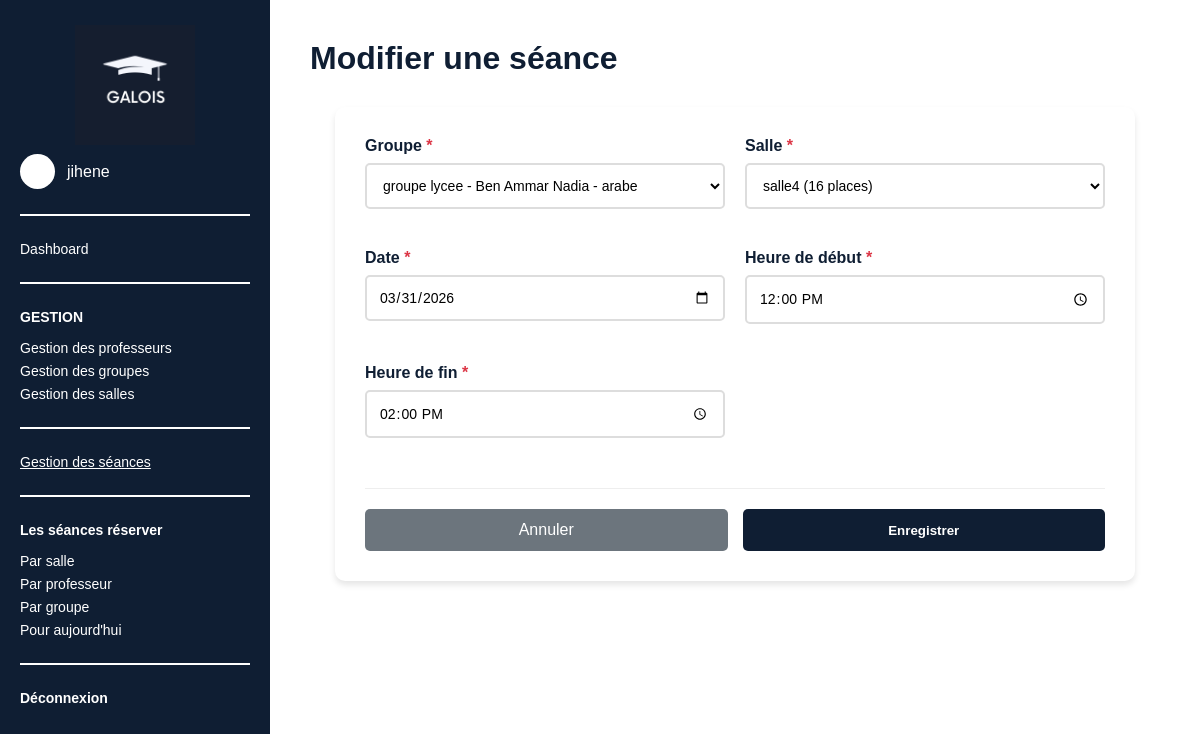
Screenshot of /seances/modifier/50/ (signed in) with the database file from the repository.
### emploi_du_temps/models.py (models this page shows, shortened)
class Seance(models.Model):
    groupe = models.ForeignKey(Groupe, on_delete=models.CASCADE, related_name='seances')
    salle = models.ForeignKey(Salle, on_delete=models.CASCADE, related_name='seances')
    date = models.DateField()
    heure_debut = models.TimeField()
    heure_fin = models.TimeField()
    class Meta:
        ordering = ['date', 'heure_debut']

### emploi_du_temps/views.py (the view)
# urls.py: path('seances/modifier/<int:id>/', views.modifier_seance, name='modifier_seance'),
@login_required
def modifier_seance(request, id):
    seance = get_object_or_404(Seance, id=id)
    now = timezone.localtime()
    conflits = []
    solutions = []
    if request.method == 'POST':
        form = SeanceForm(request.POST, instance=seance)
        if form.is_valid():
            seance_modifiee = form.save(commit=False)
            if seance_modifiee.date < date.today():
                conflits.append("❌ La date est déjà passée")
                solutions.append("📅 Proposez une date à partir de demain")
                solutions.append(f"📅 Suggestion: {(date.today() + timedelta(days=1)).strftime('%d/%m/%Y')}")
            elif seance_modifiee.date == date.today() and seance_modifiee.heure_debut <= now.time():
                conflits.append("❌ L'heure de début est déjà passée")
                heure_suggestion = (now + timedelta(hours=1)).strftime("%H:%M")
                heure_suggestion_fin = (now + timedelta(hours=2)).strftime("%H:%M")
                solutions.append(f"⏰ Proposez une heure après {heure_suggestion}")
                solutions.append(f"⏰ Suggestion: {heure_suggestion} - {heure_suggestion_fin}")
            else:
                conflits = seance_modifiee.valider_seance(exclude_id=id)
                if conflits:
                    solutions = generer_solutions(seance_modifiee, conflits)
                else:
                    seance_modifiee.save()
                    messages.success(request, '✓ Séance modifiée avec succès!')
                    return redirect('seances')
        else:
            for field, errors in form.errors.items():
                for error in errors:
                    if field == '__all__':
                        conflits.append(f"❌ {error}")
                    else:
                        conflits.append(f"❌ {field}: {error}")
    else:
        form = SeanceForm(instance=seance)
    return render(request, 'gestion-seances-form.html', {
        'form': form,
        'titre': 'Modifier',
        'solutions': solutions,
        'conflits': conflits
    })

### emploi_du_temps/forms.py (shortened to what this page needs)
class SeanceForm(forms.ModelForm):
    class Meta:
        model = Seance
        fields = ['groupe', 'salle', 'date', 'heure_debut', 'heure_fin']
        widgets = {
            'groupe': forms.Select(attrs={'class': 'form-control'}),
            'salle': forms.Select(attrs={'class': 'form-control'}),
            'date': forms.DateInput(attrs={
                'class': 'form-control',
                'type': 'date',
                'min': date.today().isoformat()
            }),
            'heure_debut': forms.TimeInput(attrs={'class': 'form-control', 'type': 'time'}),
            'heure_fin': forms.TimeInput(attrs={'class': 'form-control', 'type': 'time'}),
        }
    def __init__(self, *args, **kwargs):
        super().__init__(*args, **kwargs)
        self.fields['groupe'].queryset = Groupe.objects.filter(professeur__isnull=False, matiere__isnull=False)
        self.fields['salle'].queryset = Salle.objects.all()

### emploi_du_temps/models.py (called while the page is built)
    def __str__(self):
        return self.nom

    def __str__(self):
        return f"{self.prenom} {self.nom}"

    def __str__(self):
        return f"{self.nom} ({self.capacite} places)"

    def __str__(self):
        return f"{self.nom} - {self.professeur} - {self.matiere}"

### emploi_du_temps/templates/gestion-seances-form.html (shortened to what this page needs)
<!DOCTYPE html>
<html lang="fr">
<head>
    {% load static %}
</head>
<body>
    <div class="container">
        <aside class="sidebar">
            <div class="logo-box">
                <img src="{% static 'images/logo.png' %}" alt="Logo" class="logo-sidebar">
            </div>
            <div class="admin-line">
                <div class="small-avatar"></div>
                <span>{{ request.user.username }}</span>
            </div>
            <hr>
            <a href="{% url 'dashboard' %}">Dashboard</a>
            <hr>
            <p class="menu-title">GESTION</p>
            <a href="{% url 'professeurs' %}">Gestion des professeurs</a>
            <a href="{% url 'groupes' %}">Gestion des groupes</a>
            <a href="{% url 'salles' %}">Gestion des salles</a>
            <hr>
            <a href="{% url 'seances' %}" class="active">Gestion des séances</a>
            <hr>
            <p class="menu-title">Les séances réserver</p>
            <a href="{% url 'emploi_salle' %}">Par salle</a>
            <a href="{% url 'emploi_professeur' %}">Par professeur</a>
            <a href="{% url 'emploi_groupe' %}">Par groupe</a>
            <a href="{% url 'emploi_today' %}">Pour aujourd'hui</a>
            <hr>
            <a href="{% url 'logout' %}" class="logout">Déconnexion</a>
        </aside>
        <main class="content">
            <h1>{{ titre }} une séance</h1>
            <div class="form-container">
                <form method="post" id="seanceForm">
                    <div class="form-row">
                        <div class="form-group">
                            <label for="id_groupe">Groupe <span class="required">*</span></label>
                            {{ form.groupe }}
                        </div>
                        <div class="form-group">
                            <label for="id_salle">Salle <span class="required">*</span></label>
                            {{ form.salle }}
                        </div>
                        <div class="form-group">
                            <label for="id_date">Date <span class="required">*</span></label>
                            {{ form.date }}
                        </div>
                        <div class="form-group">
                            <label for="id_heure_debut">Heure de début <span class="required">*</span></label>
                            {{ form.heure_debut }}
                        </div>
                        <div class="form-group">
                            <label for="id_heure_fin">Heure de fin <span class="required">*</span></label>
                            {{ form.heure_fin }}
                        </div>
                    </div>
                    <div class="form-actions">
                        <a href="{% url 'seances' %}" class="btn-cancel">Annuler</a>
                        <button type="submit" class="btn-submit">Enregistrer</button>
                    </div>
                </form>
            </div>
        </main>
    </div>
</body>
</html>

### emploi_du_temps/templates/gestion-seances-form.html (style rules this page uses)
* { margin: 0; padding: 0; box-sizing: border-box; font-family: Arial, sans-serif; }
body { background: #f5f6fa; overflow: hidden; }
.container { display: flex; height: 100vh; overflow: hidden; }
.sidebar { width: 270px; background-color: #0f1e33; color: white; padding: 25px 20px; position: fixed; height: 100vh; overflow-y: auto; }
.logo-box { text-align: center; margin-bottom: 5px; }
.logo-sidebar { width: 120px; }
.admin-line { display: flex; align-items: center; gap: 12px; margin-bottom: 20px; }
.small-avatar { width: 35px; height: 35px; background-color: white; border-radius: 50%; }
.sidebar hr { border: 1px solid white; margin: 25px 0; }
.menu-title { font-weight: bold; margin-bottom: 15px; font-size: 14px; }
.sidebar a { display: block; color: white; text-decoration: none; margin: 7px 0; font-size: 14px; }
.sidebar a.active { text-decoration: underline; }
.logout { font-weight: bold; }
.content { flex: 1; margin-left: 270px; padding: 40px; background: white; overflow-y: auto; height: 100vh; }
h1 { margin-bottom: 30px; color: #0f1e33; }
.form-container { max-width: 800px; margin: 0 auto; background: white; padding: 30px; border-radius: 10px; box-shadow: 0 4px 6px rgba(0,0,0,0.1); }
.form-row { display: grid; grid-template-columns: repeat(2, 1fr); gap: 20px; margin-bottom: 20px; }
.form-group { margin-bottom: 20px; }
.form-group label { display: block; margin-bottom: 8px; font-weight: bold; color: #0f1e33; }
.form-group label .required { color: #dc3545; }
.form-group input, .form-group select { width: 100%; padding: 12px; border: 2px solid #ddd; border-radius: 5px; font-size: 14px; background-color: #fff; transition: all 0.3s ease; }
.form-actions { display: flex; gap: 15px; margin-top: 30px; border-top: 1px solid #eee; padding-top: 20px; }
.btn-submit { background: #0f1e33; color: white; padding: 12px 24px; border: none; border-radius: 5px; cursor: pointer; font-weight: bold; flex: 1; transition: opacity 0.3s; }
.btn-cancel { background: #6c757d; color: white; padding: 12px 24px; border-radius: 5px; text-decoration: none; text-align: center; flex: 1; transition: opacity 0.3s; }

### rows the page displays
Seance: groupe "groupe lycee - Ben Ammar Nadia - arabe", salle "salle4 (16 places)", date "03/31/2026", heure_debut "12:00:00", heure_fin "14:00:00"

### other values shown
{{ request.user.username }} "jihene"
{{ titre }} "Modifier"
